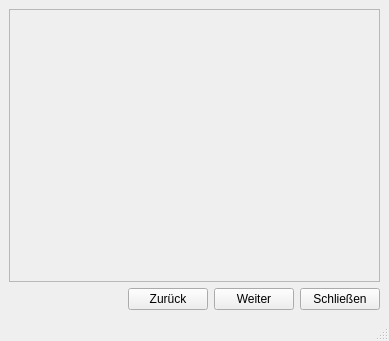
<?xml version="1.0" encoding="UTF-8"?>
<ui version="4.0">
 <class>whats_new_window</class>
 <widget class="QMainWindow" name="whats_new_window">
  <property name="geometry">
   <rect>
    <x>0</x>
    <y>0</y>
    <width>389</width>
    <height>341</height>
   </rect>
  </property>
  <property name="windowTitle">
   <string>StyledMainWindow</string>
  </property>
  <widget class="QWidget" name="centralwidget">
   <layout class="QVBoxLayout" name="verticalLayout">
    <item>
     <widget class="QScrollArea" name="scrollArea">
      <property name="widgetResizable">
       <bool>true</bool>
      </property>
      <widget class="QWidget" name="scrollAreaWidgetContents">
       <property name="geometry">
        <rect>
         <x>0</x>
         <y>0</y>
         <width>369</width>
         <height>249</height>
        </rect>
       </property>
       <layout class="QHBoxLayout" name="horizontalLayout_3">
        <item>
         <widget class="QLabel" name="text_label">
          <property name="text">
           <string/>
          </property>
          <property name="wordWrap">
           <bool>true</bool>
          </property>
         </widget>
        </item>
       </layout>
      </widget>
     </widget>
    </item>
    <item>
     <layout class="QHBoxLayout" name="horizontalLayout">
      <item>
       <spacer name="horizontalSpacer">
        <property name="orientation">
         <enum>Qt::Horizontal</enum>
        </property>
        <property name="sizeHint" stdset="0">
         <size>
          <width>40</width>
          <height>20</height>
         </size>
        </property>
       </spacer>
      </item>
      <item>
       <widget class="QPushButton" name="previous_button">
        <property name="toolTip">
         <string>Den letzten Eintrag anzeigen.</string>
        </property>
        <property name="text">
         <string>Zurück</string>
        </property>
       </widget>
      </item>
      <item>
       <widget class="QPushButton" name="next_button">
        <property name="toolTip">
         <string>Den nächsten Eintrag anzeigen.</string>
        </property>
        <property name="text">
         <string>Weiter</string>
        </property>
       </widget>
      </item>
      <item>
       <widget class="QPushButton" name="close_button">
        <property name="toolTip">
         <string>Das Fenster schließen. Sie können das Fenster erneut anzeigen, indem Sie im Menü &quot;Hilfe&quot; den Eintrag &quot;Neuerung&quot; anwählen.</string>
        </property>
        <property name="text">
         <string>Schließen</string>
        </property>
       </widget>
      </item>
     </layout>
    </item>
   </layout>
  </widget>
  <widget class="QMenuBar" name="menubar">
   <property name="geometry">
    <rect>
     <x>0</x>
     <y>0</y>
     <width>389</width>
     <height>21</height>
    </rect>
   </property>
  </widget>
  <widget class="QStatusBar" name="statusbar"/>
 </widget>
 <resources/>
 <connections/>
</ui>
